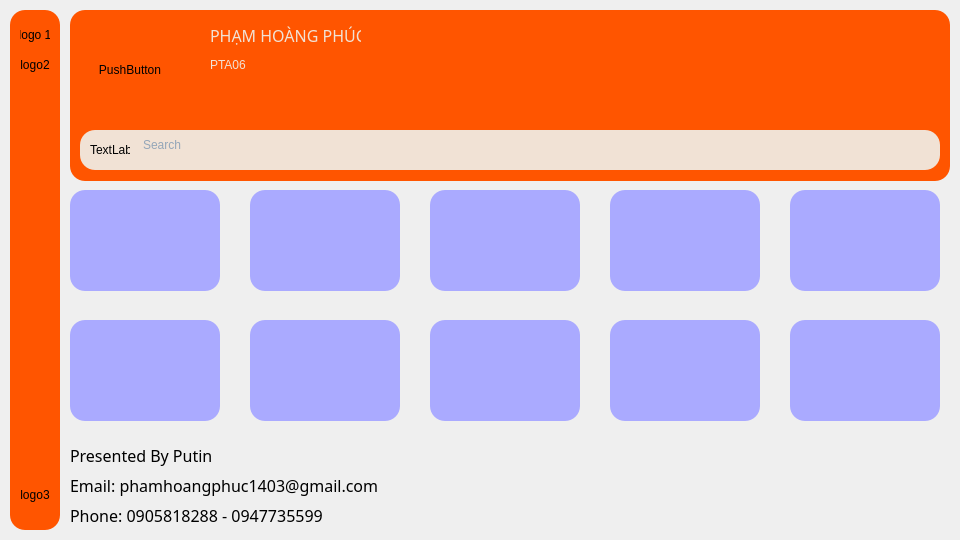
<?xml version="1.0" encoding="UTF-8"?>
<ui version="4.0">
 <class>MainWindow</class>
 <widget class="QMainWindow" name="MainWindow">
  <property name="geometry">
   <rect>
    <x>0</x>
    <y>0</y>
    <width>960</width>
    <height>540</height>
   </rect>
  </property>
  <property name="windowTitle">
   <string>MainWindow</string>
  </property>
  <widget class="QWidget" name="centralwidget">
   <widget class="QWidget" name="widget" native="true">
    <property name="geometry">
     <rect>
      <x>10</x>
      <y>10</y>
      <width>50</width>
      <height>520</height>
     </rect>
    </property>
    <property name="styleSheet">
     <string notr="true">background-color: rgb(255, 85, 0);
border-radius: 15px;</string>
    </property>
    <widget class="QLabel" name="label">
     <property name="geometry">
      <rect>
       <x>10</x>
       <y>10</y>
       <width>30</width>
       <height>30</height>
      </rect>
     </property>
     <property name="text">
      <string>logo 1</string>
     </property>
     <property name="alignment">
      <set>Qt::AlignCenter</set>
     </property>
    </widget>
    <widget class="QLabel" name="label_2">
     <property name="geometry">
      <rect>
       <x>10</x>
       <y>40</y>
       <width>30</width>
       <height>30</height>
      </rect>
     </property>
     <property name="text">
      <string>logo2</string>
     </property>
     <property name="alignment">
      <set>Qt::AlignCenter</set>
     </property>
    </widget>
    <widget class="QLabel" name="label_3">
     <property name="geometry">
      <rect>
       <x>10</x>
       <y>470</y>
       <width>30</width>
       <height>30</height>
      </rect>
     </property>
     <property name="layoutDirection">
      <enum>Qt::LeftToRight</enum>
     </property>
     <property name="text">
      <string>logo3</string>
     </property>
     <property name="alignment">
      <set>Qt::AlignCenter</set>
     </property>
    </widget>
   </widget>
   <widget class="QWidget" name="widget_2" native="true">
    <property name="geometry">
     <rect>
      <x>70</x>
      <y>10</y>
      <width>880</width>
      <height>171</height>
     </rect>
    </property>
    <property name="styleSheet">
     <string notr="true">background-color: rgb(255, 85, 0);
border-radius: 15px;</string>
    </property>
    <widget class="QPushButton" name="pushButton">
     <property name="geometry">
      <rect>
       <x>10</x>
       <y>10</y>
       <width>100</width>
       <height>100</height>
      </rect>
     </property>
     <property name="text">
      <string>PushButton</string>
     </property>
    </widget>
    <widget class="QLabel" name="label_4">
     <property name="geometry">
      <rect>
       <x>140</x>
       <y>10</y>
       <width>151</width>
       <height>30</height>
      </rect>
     </property>
     <property name="font">
      <font>
       <family>Bahnschrift</family>
       <pointsize>12</pointsize>
       <italic>false</italic>
       <bold>false</bold>
      </font>
     </property>
     <property name="styleSheet">
      <string notr="true">
color: #f1e2d5;
font: 12pt &quot;Bahnschrift&quot;;</string>
     </property>
     <property name="text">
      <string>PHẠM HOÀNG PHÚC</string>
     </property>
    </widget>
    <widget class="QLabel" name="label_5">
     <property name="geometry">
      <rect>
       <x>140</x>
       <y>40</y>
       <width>140</width>
       <height>30</height>
      </rect>
     </property>
     <property name="styleSheet">
      <string notr="true">
color: #f1e2d5;
font: 12pt &quot;Bahnschrift&quot;;</string>
     </property>
     <property name="text">
      <string>PTA06</string>
     </property>
    </widget>
    <widget class="QWidget" name="widget_3" native="true">
     <property name="geometry">
      <rect>
       <x>10</x>
       <y>120</y>
       <width>860</width>
       <height>40</height>
      </rect>
     </property>
     <property name="styleSheet">
      <string notr="true">background-color: #f1e2d5;</string>
     </property>
     <widget class="QLabel" name="label_6">
      <property name="geometry">
       <rect>
        <x>10</x>
        <y>0</y>
        <width>40</width>
        <height>40</height>
       </rect>
      </property>
      <property name="text">
       <string>TextLabel</string>
      </property>
     </widget>
     <widget class="QTextEdit" name="textEdit">
      <property name="geometry">
       <rect>
        <x>59</x>
        <y>4</y>
        <width>791</width>
        <height>31</height>
       </rect>
      </property>
      <property name="styleSheet">
       <string notr="true">color: #356A9C;
font: 12pt &quot;Segoe UI&quot;;</string>
      </property>
      <property name="placeholderText">
       <string>Search</string>
      </property>
     </widget>
    </widget>
    <zorder>widget_3</zorder>
    <zorder>pushButton</zorder>
    <zorder>label_4</zorder>
    <zorder>label_5</zorder>
   </widget>
   <widget class="QPushButton" name="btn_dog_1">
    <property name="geometry">
     <rect>
      <x>70</x>
      <y>190</y>
      <width>150</width>
      <height>101</height>
     </rect>
    </property>
    <property name="sizePolicy">
     <sizepolicy hsizetype="Minimum" vsizetype="Fixed">
      <horstretch>0</horstretch>
      <verstretch>0</verstretch>
     </sizepolicy>
    </property>
    <property name="maximumSize">
     <size>
      <width>150</width>
      <height>150</height>
     </size>
    </property>
    <property name="baseSize">
     <size>
      <width>80</width>
      <height>0</height>
     </size>
    </property>
    <property name="cursor">
     <cursorShape>PointingHandCursor</cursorShape>
    </property>
    <property name="styleSheet">
     <string notr="true">border-radius: 15px;
 background-color: rgb(170, 170, 255);</string>
    </property>
    <property name="text">
     <string/>
    </property>
    <property name="iconSize">
     <size>
      <width>80</width>
      <height>80</height>
     </size>
    </property>
   </widget>
   <widget class="QPushButton" name="btn_dog_2">
    <property name="geometry">
     <rect>
      <x>250</x>
      <y>190</y>
      <width>150</width>
      <height>101</height>
     </rect>
    </property>
    <property name="sizePolicy">
     <sizepolicy hsizetype="Minimum" vsizetype="Fixed">
      <horstretch>0</horstretch>
      <verstretch>0</verstretch>
     </sizepolicy>
    </property>
    <property name="maximumSize">
     <size>
      <width>150</width>
      <height>150</height>
     </size>
    </property>
    <property name="baseSize">
     <size>
      <width>80</width>
      <height>0</height>
     </size>
    </property>
    <property name="cursor">
     <cursorShape>PointingHandCursor</cursorShape>
    </property>
    <property name="styleSheet">
     <string notr="true">border-radius: 15px;
 background-color: rgb(170, 170, 255);</string>
    </property>
    <property name="text">
     <string/>
    </property>
    <property name="iconSize">
     <size>
      <width>80</width>
      <height>80</height>
     </size>
    </property>
   </widget>
   <widget class="QPushButton" name="btn_dog_3">
    <property name="geometry">
     <rect>
      <x>430</x>
      <y>190</y>
      <width>150</width>
      <height>101</height>
     </rect>
    </property>
    <property name="sizePolicy">
     <sizepolicy hsizetype="Minimum" vsizetype="Fixed">
      <horstretch>0</horstretch>
      <verstretch>0</verstretch>
     </sizepolicy>
    </property>
    <property name="maximumSize">
     <size>
      <width>150</width>
      <height>150</height>
     </size>
    </property>
    <property name="baseSize">
     <size>
      <width>80</width>
      <height>0</height>
     </size>
    </property>
    <property name="cursor">
     <cursorShape>PointingHandCursor</cursorShape>
    </property>
    <property name="styleSheet">
     <string notr="true">border-radius: 15px;
 background-color: rgb(170, 170, 255);</string>
    </property>
    <property name="text">
     <string/>
    </property>
    <property name="iconSize">
     <size>
      <width>80</width>
      <height>80</height>
     </size>
    </property>
   </widget>
   <widget class="QPushButton" name="btn_dog_4">
    <property name="geometry">
     <rect>
      <x>610</x>
      <y>190</y>
      <width>150</width>
      <height>101</height>
     </rect>
    </property>
    <property name="sizePolicy">
     <sizepolicy hsizetype="Minimum" vsizetype="Fixed">
      <horstretch>0</horstretch>
      <verstretch>0</verstretch>
     </sizepolicy>
    </property>
    <property name="maximumSize">
     <size>
      <width>150</width>
      <height>150</height>
     </size>
    </property>
    <property name="baseSize">
     <size>
      <width>80</width>
      <height>0</height>
     </size>
    </property>
    <property name="cursor">
     <cursorShape>PointingHandCursor</cursorShape>
    </property>
    <property name="styleSheet">
     <string notr="true">border-radius: 15px;
 background-color: rgb(170, 170, 255);</string>
    </property>
    <property name="text">
     <string/>
    </property>
    <property name="iconSize">
     <size>
      <width>80</width>
      <height>80</height>
     </size>
    </property>
   </widget>
   <widget class="QPushButton" name="btn_dog_5">
    <property name="geometry">
     <rect>
      <x>790</x>
      <y>190</y>
      <width>150</width>
      <height>101</height>
     </rect>
    </property>
    <property name="sizePolicy">
     <sizepolicy hsizetype="Minimum" vsizetype="Fixed">
      <horstretch>0</horstretch>
      <verstretch>0</verstretch>
     </sizepolicy>
    </property>
    <property name="maximumSize">
     <size>
      <width>150</width>
      <height>150</height>
     </size>
    </property>
    <property name="baseSize">
     <size>
      <width>80</width>
      <height>0</height>
     </size>
    </property>
    <property name="cursor">
     <cursorShape>PointingHandCursor</cursorShape>
    </property>
    <property name="styleSheet">
     <string notr="true">border-radius: 15px;
 background-color: rgb(170, 170, 255);</string>
    </property>
    <property name="text">
     <string/>
    </property>
    <property name="iconSize">
     <size>
      <width>80</width>
      <height>80</height>
     </size>
    </property>
   </widget>
   <widget class="QPushButton" name="btn_dog_10">
    <property name="geometry">
     <rect>
      <x>790</x>
      <y>320</y>
      <width>150</width>
      <height>101</height>
     </rect>
    </property>
    <property name="sizePolicy">
     <sizepolicy hsizetype="Minimum" vsizetype="Fixed">
      <horstretch>0</horstretch>
      <verstretch>0</verstretch>
     </sizepolicy>
    </property>
    <property name="maximumSize">
     <size>
      <width>150</width>
      <height>150</height>
     </size>
    </property>
    <property name="baseSize">
     <size>
      <width>80</width>
      <height>0</height>
     </size>
    </property>
    <property name="cursor">
     <cursorShape>PointingHandCursor</cursorShape>
    </property>
    <property name="styleSheet">
     <string notr="true">border-radius: 15px;
 background-color: rgb(170, 170, 255);</string>
    </property>
    <property name="text">
     <string/>
    </property>
    <property name="iconSize">
     <size>
      <width>80</width>
      <height>80</height>
     </size>
    </property>
   </widget>
   <widget class="QPushButton" name="btn_dog_9">
    <property name="geometry">
     <rect>
      <x>610</x>
      <y>320</y>
      <width>150</width>
      <height>101</height>
     </rect>
    </property>
    <property name="sizePolicy">
     <sizepolicy hsizetype="Minimum" vsizetype="Fixed">
      <horstretch>0</horstretch>
      <verstretch>0</verstretch>
     </sizepolicy>
    </property>
    <property name="maximumSize">
     <size>
      <width>150</width>
      <height>150</height>
     </size>
    </property>
    <property name="baseSize">
     <size>
      <width>80</width>
      <height>0</height>
     </size>
    </property>
    <property name="cursor">
     <cursorShape>PointingHandCursor</cursorShape>
    </property>
    <property name="styleSheet">
     <string notr="true">border-radius: 15px;
 background-color: rgb(170, 170, 255);</string>
    </property>
    <property name="text">
     <string/>
    </property>
    <property name="iconSize">
     <size>
      <width>80</width>
      <height>80</height>
     </size>
    </property>
   </widget>
   <widget class="QPushButton" name="btn_dog_7">
    <property name="geometry">
     <rect>
      <x>250</x>
      <y>320</y>
      <width>150</width>
      <height>101</height>
     </rect>
    </property>
    <property name="sizePolicy">
     <sizepolicy hsizetype="Minimum" vsizetype="Fixed">
      <horstretch>0</horstretch>
      <verstretch>0</verstretch>
     </sizepolicy>
    </property>
    <property name="maximumSize">
     <size>
      <width>150</width>
      <height>150</height>
     </size>
    </property>
    <property name="baseSize">
     <size>
      <width>80</width>
      <height>0</height>
     </size>
    </property>
    <property name="cursor">
     <cursorShape>PointingHandCursor</cursorShape>
    </property>
    <property name="styleSheet">
     <string notr="true">border-radius: 15px;
 background-color: rgb(170, 170, 255);</string>
    </property>
    <property name="text">
     <string/>
    </property>
    <property name="iconSize">
     <size>
      <width>80</width>
      <height>80</height>
     </size>
    </property>
   </widget>
   <widget class="QPushButton" name="btn_dog_6">
    <property name="geometry">
     <rect>
      <x>70</x>
      <y>320</y>
      <width>150</width>
      <height>101</height>
     </rect>
    </property>
    <property name="sizePolicy">
     <sizepolicy hsizetype="Minimum" vsizetype="Fixed">
      <horstretch>0</horstretch>
      <verstretch>0</verstretch>
     </sizepolicy>
    </property>
    <property name="maximumSize">
     <size>
      <width>150</width>
      <height>150</height>
     </size>
    </property>
    <property name="baseSize">
     <size>
      <width>80</width>
      <height>0</height>
     </size>
    </property>
    <property name="cursor">
     <cursorShape>PointingHandCursor</cursorShape>
    </property>
    <property name="styleSheet">
     <string notr="true">border-radius: 15px;
 background-color: rgb(170, 170, 255);</string>
    </property>
    <property name="text">
     <string/>
    </property>
    <property name="iconSize">
     <size>
      <width>80</width>
      <height>80</height>
     </size>
    </property>
   </widget>
   <widget class="QPushButton" name="btn_dog_8">
    <property name="geometry">
     <rect>
      <x>430</x>
      <y>320</y>
      <width>150</width>
      <height>101</height>
     </rect>
    </property>
    <property name="sizePolicy">
     <sizepolicy hsizetype="Minimum" vsizetype="Fixed">
      <horstretch>0</horstretch>
      <verstretch>0</verstretch>
     </sizepolicy>
    </property>
    <property name="maximumSize">
     <size>
      <width>150</width>
      <height>150</height>
     </size>
    </property>
    <property name="baseSize">
     <size>
      <width>80</width>
      <height>0</height>
     </size>
    </property>
    <property name="cursor">
     <cursorShape>PointingHandCursor</cursorShape>
    </property>
    <property name="styleSheet">
     <string notr="true">border-radius: 15px;
 background-color: rgb(170, 170, 255);</string>
    </property>
    <property name="text">
     <string/>
    </property>
    <property name="iconSize">
     <size>
      <width>80</width>
      <height>80</height>
     </size>
    </property>
   </widget>
   <widget class="QLabel" name="label_7">
    <property name="geometry">
     <rect>
      <x>70</x>
      <y>440</y>
      <width>331</width>
      <height>31</height>
     </rect>
    </property>
    <property name="font">
     <font>
      <family>Bahnschrift</family>
      <pointsize>12</pointsize>
      <italic>false</italic>
      <bold>false</bold>
     </font>
    </property>
    <property name="text">
     <string>Presented By Putin</string>
    </property>
   </widget>
   <widget class="QLabel" name="label_8">
    <property name="geometry">
     <rect>
      <x>70</x>
      <y>470</y>
      <width>331</width>
      <height>31</height>
     </rect>
    </property>
    <property name="font">
     <font>
      <family>Bahnschrift</family>
      <pointsize>12</pointsize>
      <italic>false</italic>
      <bold>false</bold>
     </font>
    </property>
    <property name="text">
     <string>Email: phamhoangphuc1403@gmail.com</string>
    </property>
   </widget>
   <widget class="QLabel" name="label_9">
    <property name="geometry">
     <rect>
      <x>70</x>
      <y>500</y>
      <width>271</width>
      <height>31</height>
     </rect>
    </property>
    <property name="font">
     <font>
      <family>Bahnschrift</family>
      <pointsize>12</pointsize>
      <italic>false</italic>
      <bold>false</bold>
     </font>
    </property>
    <property name="text">
     <string>Phone: 0905818288 - 0947735599</string>
    </property>
   </widget>
  </widget>
 </widget>
 <resources/>
 <connections/>
</ui>
